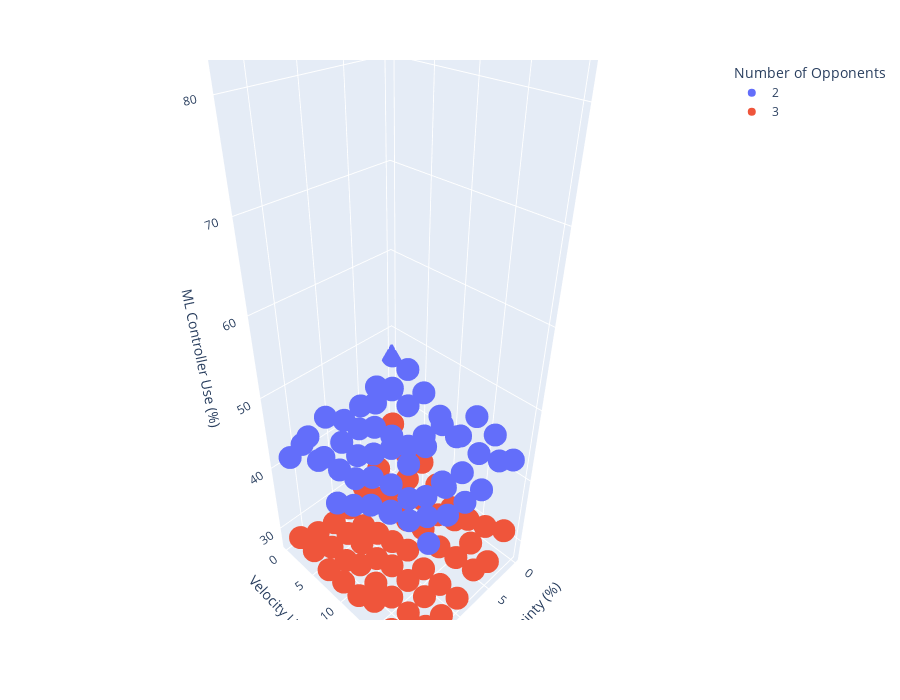

Source (notebook cell):
### Code cell
labs = {"percent_change_in_size_of_reachset":"% Change in Size of Reachset",
        "number_of_opponents":"Number of Opponents",
       "reach_time":"Reach Time (s)","velocity_uncertainty":"Velocity Uncertainty (%)","position_uncertainty":"Position Uncertainty (%)","time_taken_lec":"ML Controller Use (%)"}


fig = px.scatter_3d(results, x="position_uncertainty", y="velocity_uncertainty", 
                    z="time_taken_lec",
                    color="number_of_opponents",
                   labels=labs,width=900, height=700)
fig.show()

### Figure 1 — Plotly figure (JSON) as saved in the notebook; plotly's stock layout.template omitted (floating-point values rounded to 4 significant figures)
{"data": [{"hovertemplate": "Number of Opponents=2<br>Position Uncertainty (%)=%{x}<br>Velocity Uncertainty (%)=%{y}<br>ML Controller Use (%)=%{z}<extra></extra>", "legendgroup": "2", "marker": {"color": "#636efa", "symbol": "circle"}, "mode": "markers", "name": "2", "scene": "scene", "showlegend": true, "type": "scatter3d", "x": [0, 2.5, 2.5, 2.5, 2.5, 2.5, 2.5, 2.5, 2.5, 5, 5, 5, 5, 5, 5, 5, 5, 7.5, 7.5, 7.5, 7.5, 7.5, 7.5, 7.5, 7.5, 10, 10, 10, 10, 10, 10, 10, 10, 12.5, 12.5, 12.5, 12.5, 12.5, 12.5, 12.5, 12.5, 15, 15, 15, 15, 15, 15, 15, 15, 17.5, 17.5, 17.5, 17.5, 17.5, 17.5, 17.5], "y": [0, 2.5, 5, 7.5, 10, 12.5, 15, 17.5, 20, 2.5, 5, 7.5, 10, 12.5, 15, 17.5, 20, 2.5, 5, 7.5, 10, 12.5, 15, 17.5, 20, 2.5, 5, 7.5, 10, 12.5, 15, 17.5, 20, 2.5, 5, 7.5, 10, 12.5, 15, 17.5, 20, 2.5, 5, 7.5, 10, 12.5, 15, 17.5, 20, 2.5, 5, 7.5, 10, 12.5, 15, 17.5], "z": [46.26, 44.18, 48.31, 46.41, 44.54, 43.12, 47.63, 46.72, 44.93, 45.82, 46.84, 46.05, 43.25, 46.52, 46.58, 45.84, 46.59, 44.51, 46.45, 43.23, 43.43, 45.08, 41.74, 44.96, 44.44, 43.94, 44.29, 46.15, 44.82, 44.31, 41.52, 44.77, 44.66, 45.98, 43.99, 43.79, 45.78, 43.23, 43.19, 42.61, 44.92, 44.79, 43.52, 43.51, 44.11, 46.17, 43.42, 44.14, 43.09, 43.51, 47.11, 46.65, 42.54, 44.24, 46.29, 47.26]}, {"hovertemplate": "Number of Opponents=3<br>Position Uncertainty (%)=%{x}<br>Velocity Uncertainty (%)=%{y}<br>ML Controller Use (%)=%{z}<extra></extra>", "legendgroup": "3", "marker": {"color": "#EF553B", "symbol": "circle"}, "mode": "markers", "name": "3", "scene": "scene", "showlegend": true, "type": "scatter3d", "x": [0, 2.5, 2.5, 2.5, 2.5, 2.5, 2.5, 2.5, 2.5, 5, 5, 5, 5, 5, 5, 5, 5, 7.5, 7.5, 7.5, 7.5, 7.5, 7.5, 7.5, 7.5, 10, 10, 10, 10, 10, 10, 10, 10, 12.5, 12.5, 12.5, 12.5, 12.5, 12.5, 12.5, 12.5, 15, 15, 15, 15, 15, 15, 15, 15, 17.5, 17.5, 17.5, 17.5, 17.5, 17.5, 17.5], "y": [0, 2.5, 5, 7.5, 10, 12.5, 15, 17.5, 20, 2.5, 5, 7.5, 10, 12.5, 15, 17.5, 20, 2.5, 5, 7.5, 10, 12.5, 15, 17.5, 20, 2.5, 5, 7.5, 10, 12.5, 15, 17.5, 20, 2.5, 5, 7.5, 10, 12.5, 15, 17.5, 20, 2.5, 5, 7.5, 10, 12.5, 15, 17.5, 20, 2.5, 5, 7.5, 10, 12.5, 15, 17.5], "z": [87.49, 38.57, 35.16, 35.61, 33.64, 31.62, 31.64, 32.53, 33.98, 32.68, 31.4, 34.61, 33.08, 32.44, 33.67, 31.85, 30.9, 31.32, 31.27, 31.53, 31.51, 32.14, 31.2, 31.63, 31.86, 29.53, 28.36, 29.14, 29.86, 30.61, 29.62, 29.27, 29.35, 28.91, 29.11, 29.6, 29.09, 30.16, 29.99, 29.64, 28.9, 29.28, 28.84, 28.74, 30.33, 29.51, 29.56, 29.38, 29.75, 30.57, 30.5, 29.45, 29.69, 29.82, 31.44, 29.17]}], "layout": {"height": 700, "legend": {"title": {"text": "Number of Opponents"}, "tracegroupgap": 0}, "margin": {"t": 60}, "scene": {"domain": {"x": [0, 1], "y": [0, 1]}, "xaxis": {"title": {"text": "Position Uncertainty (%)"}}, "yaxis": {"title": {"text": "Velocity Uncertainty (%)"}}, "zaxis": {"title": {"text": "ML Controller Use (%)"}}}, "width": 900}}
